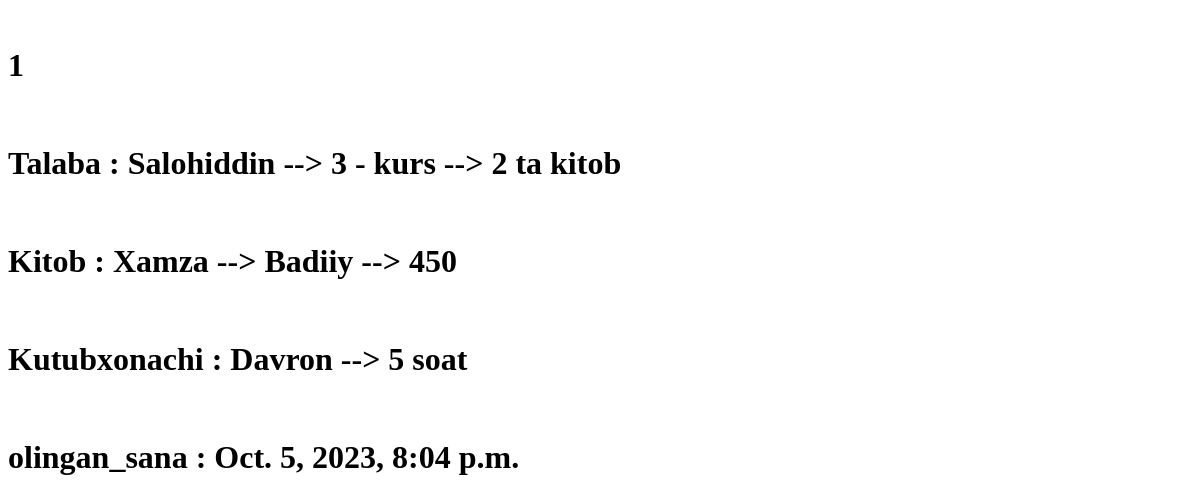
/tanlangan_record/1/, run on an earlier commit of the app's database.
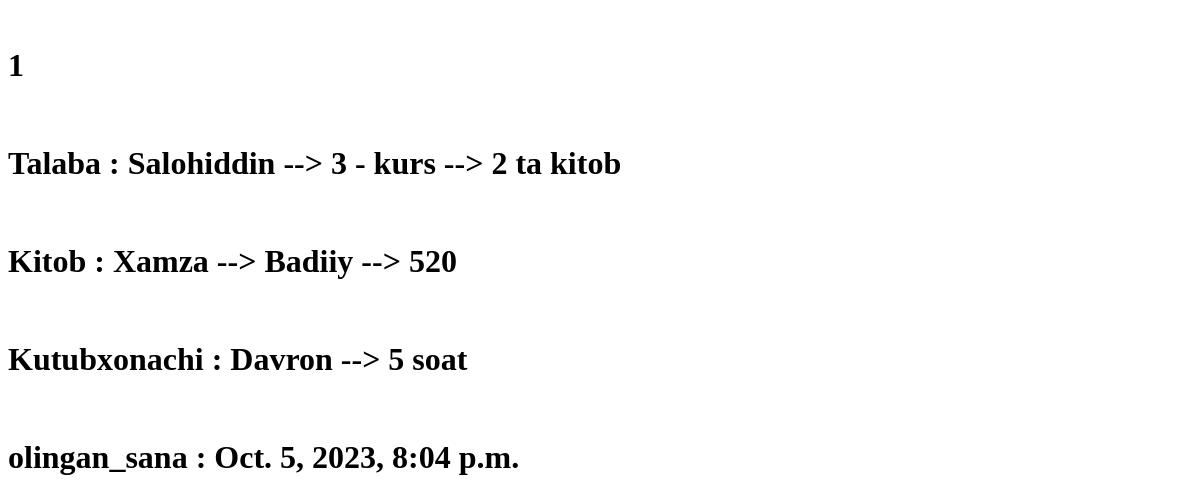
And on a later commit of the database.
### asosiy/models.py (models this page shows, shortened)
class Record(models.Model):
    talaba = models.ForeignKey(Talaba, on_delete=models.CASCADE)
    kitob = models.ForeignKey(Kitob, on_delete=models.CASCADE)
    kutubxonachi = models.ForeignKey(Kutubxonachi, on_delete=models.CASCADE)
    olingan_sana = models.DateTimeField(auto_now_add=True)
    qaytardi = models.BooleanField(default=False)
    qaytarish_sana = models.DateTimeField(blank=True, null=True)

class Kitob(models.Model):
    nom = models.CharField(max_length=50)
    janr = models.CharField(max_length=20, choices=JANR)
    sahifa = models.PositiveSmallIntegerField()
    muallif = models.ForeignKey(Muallif, on_delete=models.CASCADE)
    def __str__(self):
        return f"{self.nom} --> {self.janr} --> {self.sahifa}"

class Talaba(models.Model):
    ism = models.CharField(max_length=30)
    kurs = models.PositiveSmallIntegerField()
    kitob_soni = models.PositiveSmallIntegerField()
    def __str__(self):
        return f"{self.ism} --> {self.kurs} - kurs  --> {self.kitob_soni} ta kitob"

class Kutubxonachi(models.Model):
    ism = models.CharField(max_length=30)
    ish_vaqti = models.PositiveSmallIntegerField(verbose_name=" necha soat")
    def __str__(self):
        return f"{self.ism} --> {self.ish_vaqti} soat "

### asosiy/views.py (the view)
# urls.py: path('tanlangan_record/<int:son>/', tanlangan_record),
def tanlangan_record(request, son):
    content = {
        "record": Record.objects.get(id=son)
    }
    return render(request, "vazifa/tanlangan_record.html", content)

### templates/vazifa/tanlangan_record.html (shortened to what this page needs)
<!DOCTYPE html>
<html lang="en">
<head>
</head>
<body>
    <br>
    <h1>{{record.id}}</h1>
    <br>
    <h1>Talaba : {{record.talaba}}</h1>
    <br>
    <h1>Kitob : {{record.kitob}}</h1>
    <br>
    <h1>Kutubxonachi : {{record.kutubxonachi}}</h1>
    <br>
    <h1>olingan_sana : {{record.olingan_sana}}</h1>
</body>
</html>

What changed in the data, as far as the page shows it:
changed through a linked row, Record "Salohiddin --> 3 - kurs --> 2 ta kitob": kitob "Xamza --> Badiiy --> 450" → "Xamza --> Badiiy --> 520"
